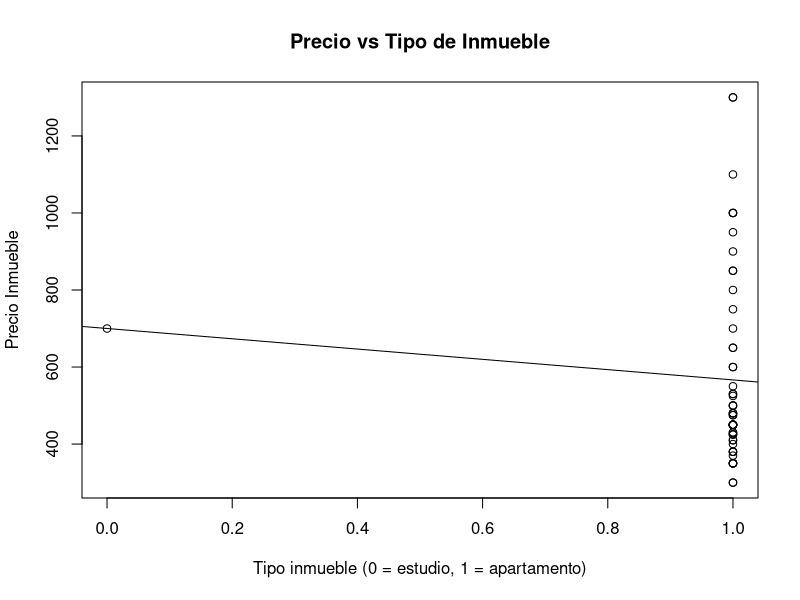
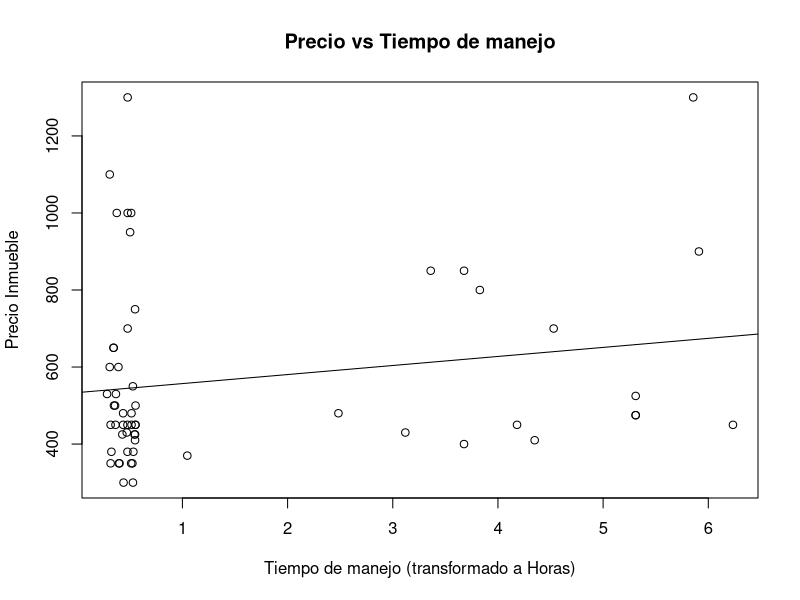
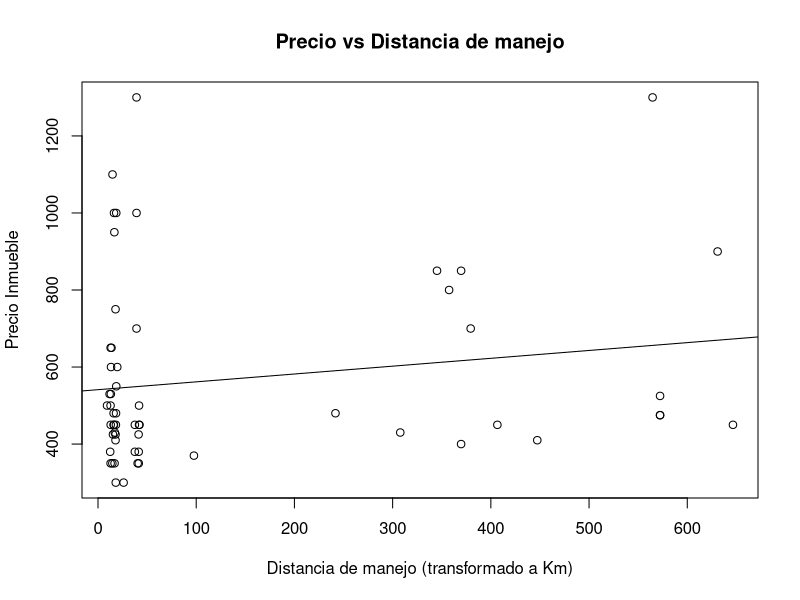
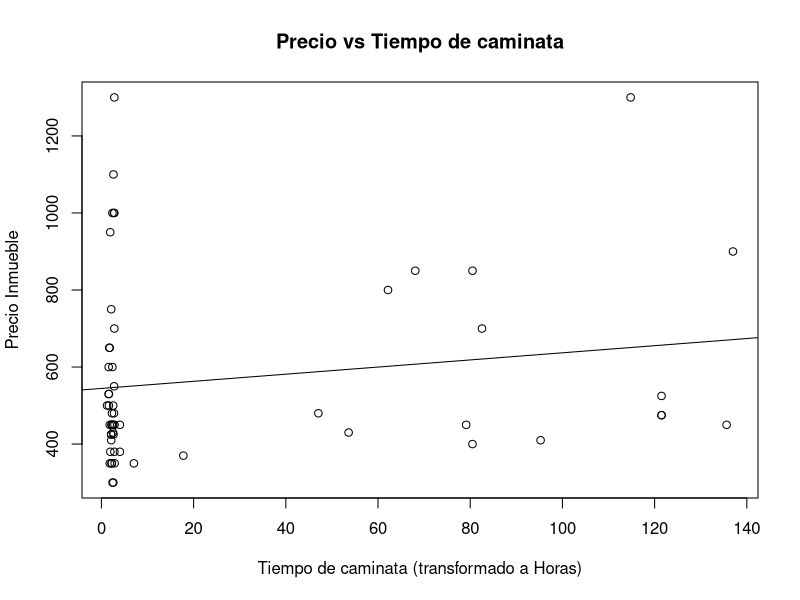
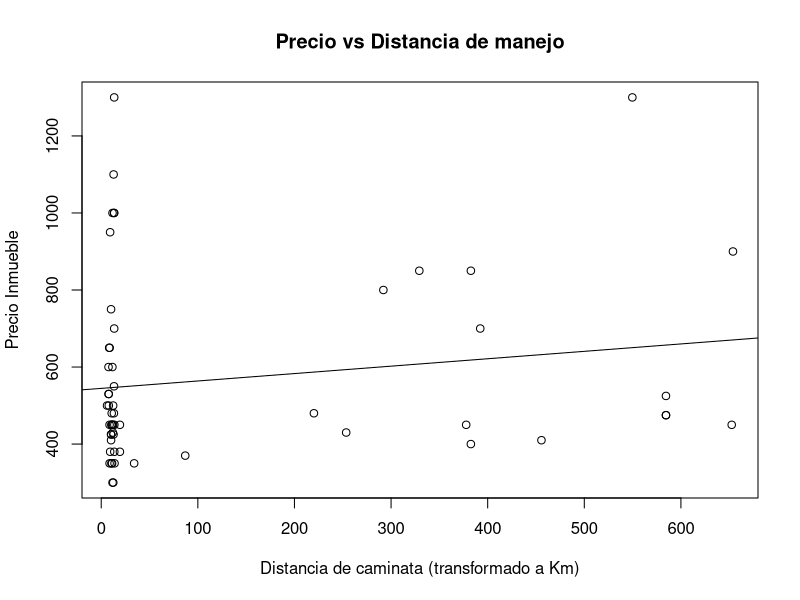
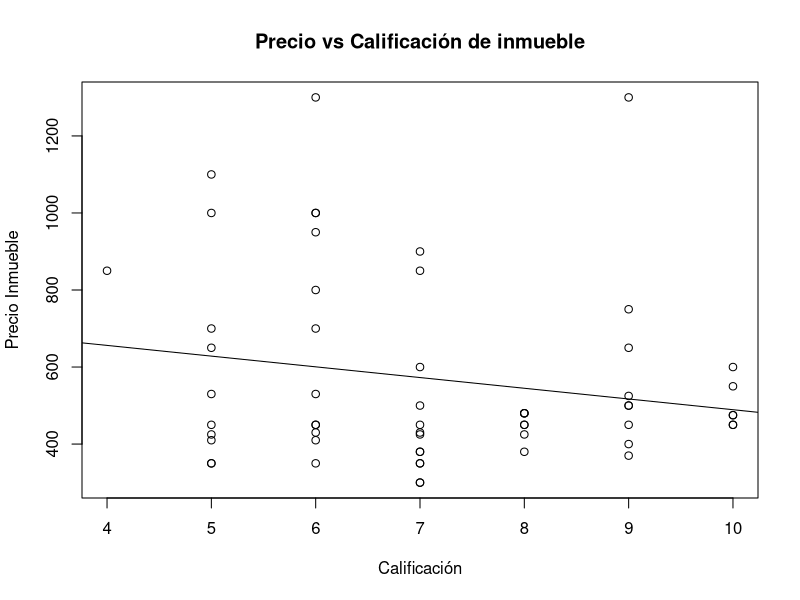
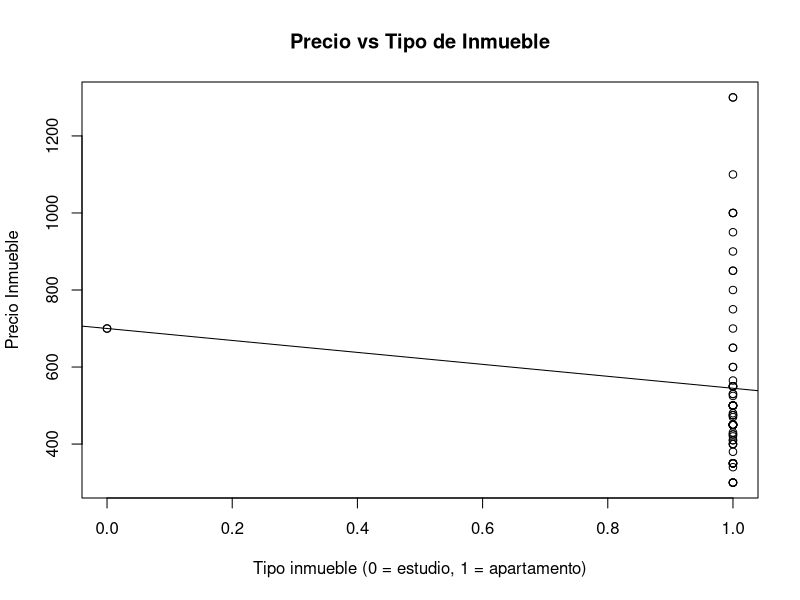
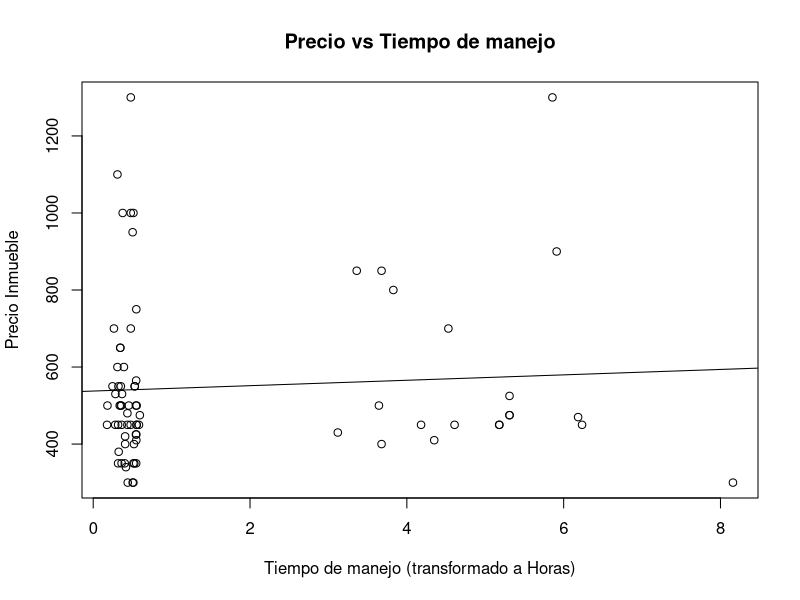

Source code (R) for these figures, in order:
## ---- chunk 1
library("readxl")
library("stringr") 
## ---- chunk 2
test.data <- read.csv("hogares.csv")
## ---- chunk 3
# test <- read_excel("hogares.xlsx")
# test = as.data.frame(test)
# test <- test[!is.na(test[1]),]
# test$Foto <- NULL

# test.data <- na.omit(test.data)
# test.data$Distrito <- (gsub("(\n)+", " ", test.data$Distrito))
# test.data$Dirección <- (gsub("(\n)+", " ", test.data$Dirección))
# test.data$Dirección[33] <- "Via San Roberto Bellarmino"
# test.data$Foto <- NULL
# test.data$`Tipo de Inmueble` <- gsub("(Mini.)?(A|a)p.+", "1", test.data$`Tipo de Inmueble`) # putting (mini)?apartments as 0
# test.data$`Tipo de Inmueble` <- gsub("Mo.+", "0", test.data$`Tipo de Inmueble`) # putting monolocale as 0
# location <- character()
# location.dir.it <- character()


#for (j in 1:nrow(test.data)){
#  location[j] <- paste(test.data$Distrito[j] , test.data$Dirección[j], sep = " ")
#}
# test.data["location"] <- location
## ---- chunk 4
# To filter only sigle rooms
doppia <- grep("(dop)+.", test.data$Habitaciones.Disponibles) # works
posto <- grep("(posto)+.", test.data$Habitaciones.Disponibles) #works
test <- test.data
test <- test[-doppia,] #works
test <- test[-posto,] #works
## ---- chunk 5
# Take smaller value of the prices arrays ----
prices <- gsub("\\D", "", test$Precio.Mensual)
prices <- as.numeric(prices)
precios <- integer()

for(i in 1:length(prices)){
  if (str_length(prices[i]) > 4){
    len <- str_length(prices[i])
    full.array <- prices[i]
    min.value <- integer()
    while(len >= 3){
      number.of.parts <- 3
      len <- len - number.of.parts
      current.val <- full.array%/%(1*10^len)
      min.value <- c(min.value, current.val)
      full.array <- full.array%%(1*10^len)
    }
    precios[i] <- min(min.value)
  }else{
    precios[i] <- prices[i]
  }
}
## ---- chunk 6
test['precios.numeros'] <- precios
## ---- chunk 7
# separate boys & girls ----
gender <- character()
notes <- test$Notas
# test every field have a "ragazzi/e ----
mix <- grep("(r)+.+[ ]*/[ ]*(r)*.+", notes)
index.boys <- setdiff(grep("ragazzi", notes), grep("(r)+.+[ ]*/[ ]*(r)*.+", notes))
index.girls <- setdiff(grep("ragazze", notes), grep("(r)+.+[ ]*/[ ]*(r)*.+", notes))
gender[mix] <- 2
gender[index.boys] <- 1
gender[index.girls] <- 0
nas <- which(is.na(gender))
gender[nas] <- 2
## ---- chunk 8
test['generos'] <- gender
## ---- chunk 9
calificacion.inmueble <- integer()
for (i in 1:nrow(test)){
  calificacion.inmueble[i] <- str_count(test$Descripción[i], ',') + str_count(test$Descripción[i], ' e ') + 1
  if (any(grep('(tut)+', test$Precio.Mensual[i], ignore.case = T))){
    calificacion.inmueble[i] <- calificacion.inmueble[i] +5
  }else{
    calificacion.inmueble[i] <- calificacion.inmueble[i] + str_count(test$Precio.Mensual[i], ',') + str_count(test$Precio.Mensual[i], ' e ') + 1
  }
}  
## ---- chunk 10
test["calificacion.inmueble"] <- calificacion.inmueble
## ---- chunk 11
# Sub-DataFrame para chicos

mboys <- test[test$generos == 1 | test$generos == 2, ] # mixto y chicos
## ---- chunk 12
modelo1 <- lm(mboys$precios.numeros ~ mboys$Tipo.de.Inmueble)
## ---- chunk 13
### Dibujo del diagrama de dispersion
plot(mboys$Tipo.de.Inmueble, mboys$precios.numeros, main="Precio vs Tipo de Inmueble", xlab = "Tipo inmueble (0 = estudio, 1 = apartamento)", ylab = "Precio Inmueble")  
### Agrega la recta de regresión lineal resultande del modelo lineal
abline(modelo1)
### Muestra la descripcion del modelo lineal
summary(modelo1)
## ---- chunk 14
summary(modelo1)[["coefficients"]][,1][[1]] 
## ---- chunk 15
summary(modelo1)[["coefficients"]][,1][[2]]
## ---- chunk 16
summary(modelo1)[[6]]
## ---- chunk 17
head(fitted(modelo1))
## ---- chunk 18
cor(mboys$Tipo.de.Inmueble, mboys$precios.numeros)
## ---- chunk 19
# Conversión del tiempo en segundos a horas
horas.manejo.chico <- mboys$tiempo.manejo/3600
modelo1.1 <- lm(mboys$precios.numeros ~ horas.manejo.chico)
# Dibujo del diagrama de dispersion
plot(horas.manejo.chico, mboys$precios.numeros, main="Precio vs Tiempo de manejo", xlab = "Tiempo de manejo (transformado a Horas)", ylab = "Precio Inmueble") 
# Agrega la recta de regresión lineal resultande del modelo lineal
abline(modelo1.1)
# Muestra la descripcion del modelo lineal
summary(modelo1.1)
## ---- chunk 20
summary(modelo1.1)[["coefficients"]][,1][[1]] 
## ---- chunk 21
summary(modelo1.1)[["coefficients"]][,1][[2]]
## ---- chunk 22
summary(modelo1.1)[[6]]
## ---- chunk 23
head(fitted(modelo1.1))
## ---- chunk 24
cor(horas.manejo.chico, mboys$precios.numeros)
## ---- chunk 25
# Conversión de metros a kilómetros
kms.manejo.chico <- mboys$metros.manejo/1000
modelo1.2 <- lm(mboys$precios.numeros ~ kms.manejo.chico)
# Dibujo del diagrama de dispersion
plot(kms.manejo.chico, mboys$precios.numeros, main="Precio vs Distancia de manejo", xlab = "Distancia de manejo (transformado a Km)", ylab = "Precio Inmueble") 
# Agrega la recta de regresión lineal resultande del modelo lineal
abline(modelo1.2)
# Muestra la descripcion del modelo lineal
summary(modelo1.2)
## ---- chunk 26
summary(modelo1.2)[["coefficients"]][,1][[1]] 
## ---- chunk 27
summary(modelo1.2)[["coefficients"]][,1][[2]]
## ---- chunk 28
summary(modelo1.2)[[6]]
## ---- chunk 29
head(fitted(modelo1.2))
## ---- chunk 30
cor(kms.manejo.chico, mboys$precios.numeros)
## ---- chunk 31
# Conversión de segundos a horas
horas.caminar.chico <- mboys$tiempo.caminata/3600
modelo1.3 <- lm(mboys$precios.numeros ~ horas.caminar.chico)
# Dibujo del diagrama de dispersion
plot(horas.caminar.chico, mboys$precios.numeros, main="Precio vs Tiempo de caminata", xlab = "Tiempo de caminata (transformado a Horas)", ylab = "Precio Inmueble") 
# Agrega la recta de regresión lineal resultande del modelo lineal
abline(modelo1.3)
# Muestra la descripcion del modelo lineal
summary(modelo1.3)
## ---- chunk 32
summary(modelo1.3)[["coefficients"]][,1][[1]] 
## ---- chunk 33
summary(modelo1.3)[["coefficients"]][,1][[2]]
## ---- chunk 34
summary(modelo1.3)[[6]]
## ---- chunk 35
head(fitted(modelo1.3))
## ---- chunk 36
cor(horas.caminar.chico, mboys$precios.numeros)
## ---- chunk 37
# Conversión de metros a kilómetros
kms.caminar.chico <- mboys$metros.caminata/1000
modelo1.4 <- lm(mboys$precios.numeros ~ kms.caminar.chico)
# Dibujo del diagrama de dispersion
plot(kms.caminar.chico, mboys$precios.numeros, main="Precio vs Distancia de manejo", xlab = "Distancia de caminata (transformado a Km)", ylab = "Precio Inmueble") 
# Agrega la recta de regresión lineal resultande del modelo lineal
abline(modelo1.4)
# Muestra la descripcion del modelo lineal
summary(modelo1.4)
## ---- chunk 38
summary(modelo1.4)[["coefficients"]][,1][[1]] 
## ---- chunk 39
summary(modelo1.4)[["coefficients"]][,1][[2]]
## ---- chunk 40
summary(modelo1.4)[[6]]
## ---- chunk 41
head(fitted(modelo1.4))
## ---- chunk 42
cor(kms.caminar.chico, mboys$precios.numeros)
## ---- chunk 43
modelo1.5 <- lm(mboys$precios.numeros ~ mboys$calificacion.inmueble)
# Dibujo del diagrama de dispersion
plot(mboys$calificacion.inmueble, mboys$precios.numeros, main="Precio vs Calificación de inmueble", xlab = "Calificación", ylab = "Precio Inmueble") 
# Agrega la recta de regresión lineal resultande del modelo lineal
abline(modelo1.5)
# Muestra la descripcion del modelo lineal
summary(modelo1.5)
## ---- chunk 44
summary(modelo1.5)[["coefficients"]][,1][[1]] 
## ---- chunk 45
summary(modelo1.5)[["coefficients"]][,1][[2]]
## ---- chunk 46
summary(modelo1.5)[[6]]
## ---- chunk 47
head(fitted(modelo1.5))
## ---- chunk 48
cor(mboys$calificacion.inmueble, mboys$precios.numeros)
## ---- chunk 49
mgirls <- test[test$generos == 0 | test$generos == 2, ]
## ---- chunk 50
modelo2 <- lm(mgirls$precios.numeros ~ mgirls$Tipo.de.Inmueble)
# Dibujo del diagrama de dispersion
plot(mgirls$Tipo.de.Inmueble, mgirls$precios.numeros, main="Precio vs Tipo de Inmueble", xlab = "Tipo inmueble (0 = estudio, 1 = apartamento)", ylab = "Precio Inmueble") 
# Agrega la recta de regresión lineal resultande del modelo lineal
abline(modelo2)
# Muestra la descripcion del modelo lineal
summary(modelo2)
## ---- chunk 51
summary(modelo2)[["coefficients"]][,1][[1]] 
## ---- chunk 52
summary(modelo2)[["coefficients"]][,1][[2]]
## ---- chunk 53
summary(modelo2)[[6]]
## ---- chunk 54
head(fitted(modelo2))
## ---- chunk 55
cor(mgirls$Tipo.de.Inmueble, mgirls$precios.numeros)
## ---- chunk 56
# Conversión del tiempo en segundos a horas
horas.manejo.chica <- mgirls$tiempo.manejo/3600
modelo2.1 <- lm(mgirls$precios.numeros ~ horas.manejo.chica)
# Dibujo del diagrama de dispersion
plot(horas.manejo.chica, mgirls$precios.numeros, main="Precio vs Tiempo de manejo", xlab = "Tiempo de manejo (transformado a Horas)", ylab = "Precio Inmueble") 
# Agrega la recta de regresión lineal resultande del modelo lineal
abline(modelo2.1)
# Muestra la descripcion del modelo lineal
summary(modelo2.1)
## ---- chunk 57
summary(modelo2.1)[["coefficients"]][,1][[1]] 
## ---- chunk 58
summary(modelo2.1)[["coefficients"]][,1][[2]]
## ---- chunk 59
summary(modelo2.1)[[6]]
## ---- chunk 60
head(fitted(modelo2.1))
## ---- chunk 61
cor(horas.manejo.chica, mgirls$precios.numeros)
## ---- chunk 62
# Conversión de metros a kilómetros
kms.manejo.chica <- mgirls$metros.manejo/1000
modelo2.2 <- lm(mgirls$precios.numeros ~ kms.manejo.chica)
# Dibujo del diagrama de dispersion
plot(kms.manejo.chica, mgirls$precios.numeros, main="Precio vs Distancia de manejo", xlab = "Distancia de manejo (transformado a Km)", ylab = "Precio Inmueble") 
# Agrega la recta de regresión lineal resultande del modelo lineal
abline(modelo2.2)
# Muestra la descripcion del modelo lineal
summary(modelo2.2)
## ---- chunk 63
summary(modelo2.2)[["coefficients"]][,1][[1]] 
## ---- chunk 64
summary(modelo2.2)[["coefficients"]][,1][[2]]
## ---- chunk 65
summary(modelo2.2)[[6]]
## ---- chunk 66
head(fitted(modelo2.2))
## ---- chunk 67
cor(kms.manejo.chica, mgirls$precios.numeros)
## ---- chunk 68
# Conversión de segundos a horas
horas.caminar.chica <- mgirls$tiempo.caminata/3600
modelo2.3 <- lm(mgirls$precios.numeros ~ horas.caminar.chica)
# Dibujo del diagrama de dispersion
plot(horas.caminar.chica, mgirls$precios.numeros, main="Precio vs Tiempo de caminata", xlab = "Tiempo de caminata (transformado a Horas)", ylab = "Precio Inmueble") 
# Agrega la recta de regresión lineal resultande del modelo lineal
abline(modelo2.3)
# Muestra la descripcion del modelo lineal
summary(modelo2.3)
## ---- chunk 69
summary(modelo2.3)[["coefficients"]][,1][[1]] 
## ---- chunk 70
summary(modelo2.3)[["coefficients"]][,1][[2]]
## ---- chunk 71
summary(modelo2.3)[[6]]
## ---- chunk 72
head(fitted(modelo2.3))
## ---- chunk 73
cor(horas.caminar.chica, mgirls$precios.numeros)
## ---- chunk 74
# Conversión de metros a kilómetros
kms.caminar.chica <- mgirls$metros.caminata/1000
modelo2.4 <- lm(mgirls$precios.numeros ~ kms.caminar.chica)
# Dibujo del diagrama de dispersion
plot(kms.caminar.chica, mgirls$precios.numeros, main="Precio vs Distancia de manejo", xlab = "Distancia de caminata (transformado a Km)", ylab = "Precio Inmueble") 
# Agrega la recta de regresión lineal resultande del modelo lineal
abline(modelo2.4)
# Muestra la descripcion del modelo lineal
summary(modelo2.4)
## ---- chunk 75
summary(modelo2.4)[["coefficients"]][,1][[1]] 
## ---- chunk 76
summary(modelo2.4)[["coefficients"]][,1][[2]]
## ---- chunk 77
summary(modelo2.4)[[6]]
## ---- chunk 78
head(fitted(modelo2.4))
## ---- chunk 79
cor(kms.caminar.chica, mgirls$precios.numeros)
## ---- chunk 80
modelo2.5 <- lm(mgirls$precios.numeros ~ mgirls$calificacion.inmueble)
# Dibujo del diagrama de dispersion
plot(mgirls$calificacion.inmueble, mgirls$precios.numeros, main="Precio vs Calificación de inmueble", xlab = "Calificación", ylab = "Precio Inmueble") 
# Agrega la recta de regresión lineal resultande del modelo lineal
abline(modelo2.5)
# Muestra la descripcion del modelo lineal
summary(modelo2.5)
## ---- chunk 81
summary(modelo2.5)[["coefficients"]][,1][[1]] 
## ---- chunk 82
summary(modelo2.5)[["coefficients"]][,1][[2]]
## ---- chunk 83
summary(modelo2.5)[[6]]
## ---- chunk 84
head(fitted(modelo2.5))
## ---- chunk 85
cor(mgirls$calificacion.inmueble, mgirls$precios.numeros)
## ---- chunk 86
multi.boys.manejo <- lm(mboys$precios.numeros ~ mboys$Tipo.de.Inmueble + horas.manejo.chico + kms.manejo.chico + mboys$calificacion.inmueble)

multi.boys.caminata <- lm(mboys$precios.numeros ~ mboys$Tipo.de.Inmueble + horas.caminar.chico + kms.caminar.chico + mboys$calificacion.inmueble)

## ---- chunk 87
summary(multi.boys.manejo)

## ---- chunk 88
summary(multi.boys.caminata)

## ---- chunk 89
multi.girls.manejo <- lm(mgirls$precios.numeros ~ mgirls$Tipo.de.Inmueble + horas.manejo.chica + kms.manejo.chica + mgirls$calificacion.inmueble)

multi.girls.caminata <- lm(mgirls$precios.numeros ~ mgirls$Tipo.de.Inmueble + horas.caminar.chica + kms.caminar.chica + mgirls$calificacion.inmueble)

## ---- chunk 90
summary(multi.girls.manejo)

## ---- chunk 91
summary(multi.girls.caminata)

